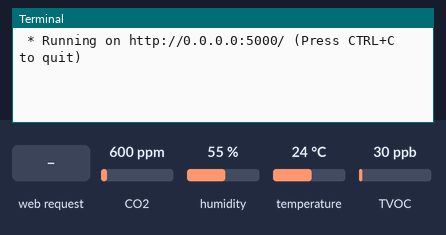
This program was run on a simulated Raspberry Pi (BCM pin numbers). On the bench: the last lines printed to the terminal. The inputs (shaded band) are chosen by the test bench; at power-on: CO2 600 ppm, humidity 55 %, temperature 24 °C, TVOC 30 ppb. The clock reads 2024-03-15 10:24:30 at power-on unless the program sets it; threads take turns every 2 ms.

Above: at 1.2 s.
1.3 s: HTTP request for /sensordata received
At 1.8 s:
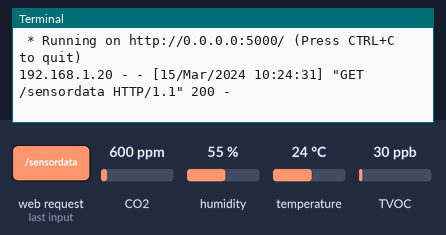
2.8 s: HTTP request for / received
At 4.1 s:
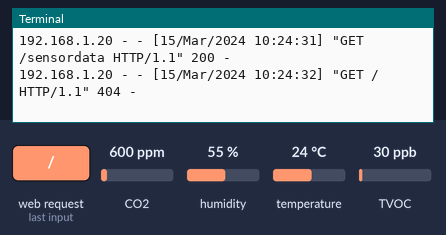

Measured:
- after the input at 1.3 s, the terminal: prints a new line at once (image 1)
- after the input at 2.8 s, the terminal: prints a new line at once (image 2)

The program:

app.py
```python
from flask import Flask
from sensordata import SensorData

app = Flask(__name__)

sensordata_instance = SensorData()

@app.get('/sensordata')
def index():
    return {
                "time": sensordata_instance.time,
                "temp": sensordata_instance.temp,
                "humidity": sensordata_instance.humidity,
                "co2": sensordata_instance.co2,
                "tvoc": sensordata_instance.tvoc
            }

if __name__ == '__main__':
    app.run(host='0.0.0.0')
```

sensordata.py
```python
import time

from pigpio_dht import DHT11, DHT22
import ccs811LIBRARY
from datetime import datetime
import threading


class SensorData:
    def __init__(self):
        self.sensorDHT22 = DHT22(4)
        self.sensorCCS811 = ccs811LIBRARY.CCS811()

        self.temp = 0
        self.humidity = 0
        self.co2 = 0
        self.tvoc = 0
        self.baselineCCS811 = 0
        self.time = datetime.now()

        self.setupCCS811(1)
        self.sensor_thread = threading.Thread(target=self.thread_update_sensordata, daemon=True)
        self.sensor_thread.start()

    def setupCCS811(self, mode=1):
        self.sensorCCS811.configure_ccs811()
        self.sensorCCS811.set_drive_mode(mode)

        if self.sensorCCS811.check_for_error():
            self.sensorCCS811.print_error()
            raise ValueError('Error at setDriveMode.')

        result = self.sensorCCS811.get_base_line()
        self.baselineCCS811 = result

    def thread_update_sensordata(self):
        while True:
            try:
                self.time = datetime.now()
                if self.sensorCCS811.data_available():
                    self.sensorCCS811.read_logarithm_results()
                    self.co2 = self.sensorCCS811.CO2
                    self.tvoc = self.sensorCCS811.tVOC
                elif self.sensorCCS811.check_for_error():
                    self.sensorCCS811.print_error()

                dht22_result = self.sensorDHT22.read()
                while not dht22_result["valid"]:
                    dht22_result = self.sensorDHT22.read()

                self.temp = dht22_result['temp_c']
                self.humidity = dht22_result['humidity']
            except:
                print("Error reading sensor, retrying.")
                time.sleep(1)
```

ccs811LIBRARY.py
```python
"""
EDITED by Joy-IT
"""

"""
CCS811 Air Quality Sensor Example Code
Author: Sasa Saftic (sasa@infincube.si)
infincube d.o.o.
Date: June 8th, 2017
License: This code is public domain

Based on Sparkfuns Example code written by Nathan Seidle

Read the TVOC and CO2 values from the SparkFun CSS811 breakout board

A new sensor requires at 48-burn in. Once burned in a sensor requires
20 minutes of run in before readings are considered good.

The MIT License (MIT)

Copyright (c) 2016 SparkFun Electronics

Permission is hereby granted, free of charge, to any person obtaining a copy of
this software and associated documentation files (the "Software"), to deal in the
Software without restriction, including without limitation the rights to use, copy,
modify, merge, publish, distribute, sublicense, and/or sell copies of the Software,
and to permit persons to whom the Software is furnished to do so, subject to the
following conditions:

The above copyright notice and this permission notice shall be included in all
copies or substantial portions of the Software.

THE SOFTWARE IS PROVIDED "AS IS", WITHOUT WARRANTY OF ANY KIND, EXPRESS OR IMPLIED,
INCLUDING BUT NOT LIMITED TO THE WARRANTIES OF MERCHANTABILITY, FITNESS FOR A
PARTICULAR PURPOSE AND NONINFRINGEMENT. IN NO EVENT SHALL THE AUTHORS OR COPYRIGHT
HOLDERS BE LIABLE FOR ANY CLAIM, DAMAGES OR OTHER LIABILITY, WHETHER IN AN ACTION
OF CONTRACT, TORT OR OTHERWISE, ARISING FROM, OUT OF OR IN CONNECTION WITH THE
SOFTWARE OR THE USE OR OTHER DEALINGS IN THE SOFTWARE.
"""

import pigpio
import time

CCS811_ADDR = 0x5A  # default I2C Address

CSS811_STATUS = 0x00
CSS811_MEAS_MODE = 0x01
CSS811_ALG_RESULT_DATA = 0x02
CSS811_RAW_DATA = 0x03
CSS811_ENV_DATA = 0x05
CSS811_NTC = 0x06
CSS811_THRESHOLDS = 0x10
CSS811_BASELINE = 0x11
CSS811_HW_ID = 0x20
CSS811_HW_VERSION = 0x21
CSS811_FW_BOOT_VERSION = 0x23
CSS811_FW_APP_VERSION = 0x24
CSS811_ERROR_ID = 0xE0
CSS811_APP_START = 0xF4
CSS811_SW_RESET = 0xFF


class CCS811:
    def __init__(self):
        self.pi = pigpio.pi()
        self.device = self.pi.i2c_open(1, CCS811_ADDR)
        self.tVOC = 0
        self.CO2 = 0

    def print_error(self):
        error = self.pi.i2c_read_byte_data(self.device, CSS811_ERROR_ID)
        message = 'Error: '

        if error & 1 << 5:
            message += 'HeaterSupply '
        elif error & 1 << 4:
            message += 'HeaterFault '
        elif error & 1 << 3:
            message += 'MaxResistance '
        elif error & 1 << 2:
            message += 'MeasModeInvalid '
        elif error & 1 << 1:
            message += 'ReadRegInvalid '
        elif error & 1 << 0:
            message += 'MsgInvalid '

        print(message)

    def check_for_error(self):
        value = self.pi.i2c_read_byte_data(self.device, CSS811_STATUS)
        return value & 1 << 0

    def app_valid(self):
        value = self.pi.i2c_read_byte_data(self.device, CSS811_STATUS)
        return value & 1 << 4

    def set_drive_mode(self, mode):
        if mode > 4:
            mode = 4

        setting = self.pi.i2c_read_byte_data(self.device, CSS811_MEAS_MODE)
        setting &= ~(0b00000111 << 4)
        setting |= (mode << 4)
        self.pi.i2c_write_byte_data(self.device, CSS811_MEAS_MODE, setting)

    def configure_ccs811(self):
        hardware_id = self.pi.i2c_read_byte_data(self.device, CSS811_HW_ID)

        if hardware_id != 0x81:
            raise ValueError('CCS811 not found. Please check wiring.')

        if self.check_for_error():
            self.print_error()
            raise ValueError('Error at Startup.')

        if not self.app_valid():
            raise ValueError('Error: App not valid.')

        self.pi.i2c_write_byte(self.device, CSS811_APP_START)

        if self.check_for_error():
            self.print_error()
            raise ValueError('Error at AppStart.')

    def get_base_line(self):
        a, b = self.pi.i2c_read_i2c_block_data(self.device, CSS811_BASELINE, 2)
        baselineMSB = b[0]
        baselineLSB = b[1]
        baseline = (baselineMSB << 8) | baselineLSB
        return baseline

    def data_available(self):
        value = self.pi.i2c_read_byte_data(self.device, CSS811_STATUS)
        return value & 1 << 3

    def read_logarithm_results(self):
        b, d = self.pi.i2c_read_i2c_block_data(self.device, CSS811_ALG_RESULT_DATA, 4)

        co2MSB = d[0]
        co2LSB = d[1]
        tvocMSB = d[2]
        tvocLSB = d[3]

        self.CO2 = (co2MSB << 8) | co2LSB
        self.tVOC = (tvocMSB << 8) | tvocLSB
```
